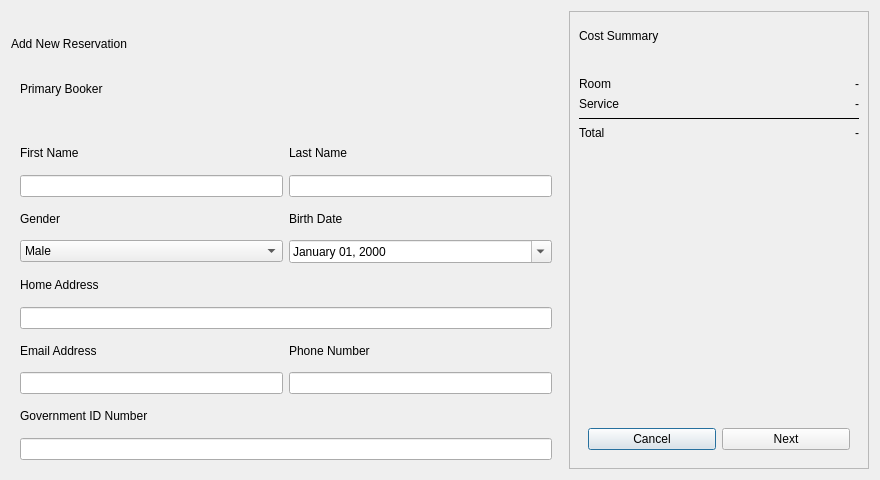
<?xml version="1.0" encoding="UTF-8"?>
<ui version="4.0">
 <class>Dialog</class>
 <widget class="QDialog" name="Dialog">
  <property name="geometry">
   <rect>
    <x>0</x>
    <y>0</y>
    <width>880</width>
    <height>480</height>
   </rect>
  </property>
  <property name="minimumSize">
   <size>
    <width>880</width>
    <height>480</height>
   </size>
  </property>
  <property name="maximumSize">
   <size>
    <width>880</width>
    <height>480</height>
   </size>
  </property>
  <property name="windowTitle">
   <string>Dialog</string>
  </property>
  <layout class="QGridLayout" name="gridLayout">
   <item row="0" column="2" rowspan="3">
    <widget class="QFrame" name="summary_frame">
     <property name="minimumSize">
      <size>
       <width>300</width>
       <height>0</height>
      </size>
     </property>
     <property name="frameShape">
      <enum>QFrame::StyledPanel</enum>
     </property>
     <property name="frameShadow">
      <enum>QFrame::Raised</enum>
     </property>
     <layout class="QGridLayout" name="gridLayout_3">
      <item row="5" column="1">
       <widget class="QLabel" name="total_cost_value_label">
        <property name="text">
         <string>-</string>
        </property>
        <property name="alignment">
         <set>Qt::AlignRight|Qt::AlignTrailing|Qt::AlignVCenter</set>
        </property>
       </widget>
      </item>
      <item row="5" column="0">
       <widget class="QLabel" name="total_cost_label">
        <property name="text">
         <string>Total</string>
        </property>
       </widget>
      </item>
      <item row="2" column="0">
       <widget class="QLabel" name="room_cost_label">
        <property name="text">
         <string>Room</string>
        </property>
       </widget>
      </item>
      <item row="2" column="1">
       <widget class="QLabel" name="room_cost_value_label">
        <property name="text">
         <string>-</string>
        </property>
        <property name="alignment">
         <set>Qt::AlignRight|Qt::AlignTrailing|Qt::AlignVCenter</set>
        </property>
       </widget>
      </item>
      <item row="7" column="0" colspan="2">
       <widget class="QFrame" name="button_frame">
        <property name="frameShape">
         <enum>QFrame::NoFrame</enum>
        </property>
        <property name="frameShadow">
         <enum>QFrame::Raised</enum>
        </property>
        <layout class="QHBoxLayout" name="horizontalLayout">
         <item>
          <widget class="QPushButton" name="left_button">
           <property name="cursor">
            <cursorShape>PointingHandCursor</cursorShape>
           </property>
           <property name="text">
            <string>Cancel</string>
           </property>
          </widget>
         </item>
         <item>
          <widget class="QPushButton" name="right_button">
           <property name="cursor">
            <cursorShape>PointingHandCursor</cursorShape>
           </property>
           <property name="text">
            <string>Next</string>
           </property>
          </widget>
         </item>
        </layout>
       </widget>
      </item>
      <item row="3" column="0">
       <widget class="QLabel" name="service_cost_label">
        <property name="text">
         <string>Service</string>
        </property>
       </widget>
      </item>
      <item row="3" column="1">
       <widget class="QLabel" name="service_cost_value_label">
        <property name="minimumSize">
         <size>
          <width>175</width>
          <height>0</height>
         </size>
        </property>
        <property name="text">
         <string>-</string>
        </property>
        <property name="alignment">
         <set>Qt::AlignRight|Qt::AlignTrailing|Qt::AlignVCenter</set>
        </property>
       </widget>
      </item>
      <item row="0" column="0" colspan="2">
       <widget class="QLabel" name="cost_summary_label">
        <property name="minimumSize">
         <size>
          <width>0</width>
          <height>30</height>
         </size>
        </property>
        <property name="text">
         <string>Cost Summary</string>
        </property>
       </widget>
      </item>
      <item row="4" column="0" colspan="2">
       <widget class="Line" name="h_line">
        <property name="frameShadow">
         <enum>QFrame::Plain</enum>
        </property>
        <property name="midLineWidth">
         <number>1</number>
        </property>
        <property name="orientation">
         <enum>Qt::Horizontal</enum>
        </property>
       </widget>
      </item>
      <item row="6" column="0">
       <spacer name="vs_5">
        <property name="orientation">
         <enum>Qt::Vertical</enum>
        </property>
        <property name="sizeHint" stdset="0">
         <size>
          <width>20</width>
          <height>40</height>
         </size>
        </property>
       </spacer>
      </item>
      <item row="1" column="0">
       <spacer name="vs_6">
        <property name="orientation">
         <enum>Qt::Vertical</enum>
        </property>
        <property name="sizeType">
         <enum>QSizePolicy::Fixed</enum>
        </property>
        <property name="sizeHint" stdset="0">
         <size>
          <width>20</width>
          <height>20</height>
         </size>
        </property>
       </spacer>
      </item>
     </layout>
    </widget>
   </item>
   <item row="0" column="0" colspan="2">
    <spacer name="vs_3">
     <property name="orientation">
      <enum>Qt::Vertical</enum>
     </property>
     <property name="sizeType">
      <enum>QSizePolicy::Fixed</enum>
     </property>
     <property name="sizeHint" stdset="0">
      <size>
       <width>10</width>
       <height>20</height>
      </size>
     </property>
    </spacer>
   </item>
   <item row="1" column="0" colspan="2">
    <widget class="QLabel" name="add_new_reservation_label">
     <property name="text">
      <string>Add New Reservation</string>
     </property>
    </widget>
   </item>
   <item row="2" column="0" colspan="2">
    <widget class="QStackedWidget" name="contents_stacked_widget">
     <property name="minimumSize">
      <size>
       <width>550</width>
       <height>0</height>
      </size>
     </property>
     <property name="maximumSize">
      <size>
       <width>550</width>
       <height>16777215</height>
      </size>
     </property>
     <property name="currentIndex">
      <number>1</number>
     </property>
     <widget class="QWidget" name="choose_rooms_page">
      <layout class="QGridLayout" name="gridLayout_2">
       <property name="horizontalSpacing">
        <number>6</number>
       </property>
       <item row="0" column="0" rowspan="2" colspan="4">
        <widget class="QFrame" name="group_frame">
         <property name="frameShape">
          <enum>QFrame::NoFrame</enum>
         </property>
         <property name="frameShadow">
          <enum>QFrame::Raised</enum>
         </property>
         <property name="lineWidth">
          <number>0</number>
         </property>
         <layout class="QGridLayout" name="gridLayout_6">
          <property name="leftMargin">
           <number>0</number>
          </property>
          <property name="topMargin">
           <number>0</number>
          </property>
          <property name="rightMargin">
           <number>0</number>
          </property>
          <property name="bottomMargin">
           <number>0</number>
          </property>
          <item row="0" column="0">
           <widget class="QLabel" name="reservation_details_label">
            <property name="minimumSize">
             <size>
              <width>0</width>
              <height>45</height>
             </size>
            </property>
            <property name="text">
             <string>Reservation Details</string>
            </property>
           </widget>
          </item>
          <item row="0" column="1">
           <widget class="QPushButton" name="room_reservations_button">
            <property name="minimumSize">
             <size>
              <width>25</width>
              <height>30</height>
             </size>
            </property>
            <property name="maximumSize">
             <size>
              <width>40</width>
              <height>40</height>
             </size>
            </property>
            <property name="cursor">
             <cursorShape>PointingHandCursor</cursorShape>
            </property>
            <property name="text">
             <string>i</string>
            </property>
           </widget>
          </item>
         </layout>
        </widget>
       </item>
       <item row="4" column="2" colspan="2">
        <widget class="QLabel" name="rooms_label">
         <property name="minimumSize">
          <size>
           <width>0</width>
           <height>30</height>
          </size>
         </property>
         <property name="maximumSize">
          <size>
           <width>16777215</width>
           <height>30</height>
          </size>
         </property>
         <property name="text">
          <string>Rooms</string>
         </property>
        </widget>
       </item>
       <item row="2" column="0" colspan="2">
        <widget class="QLabel" name="check_in_label">
         <property name="minimumSize">
          <size>
           <width>0</width>
           <height>30</height>
          </size>
         </property>
         <property name="maximumSize">
          <size>
           <width>16777215</width>
           <height>30</height>
          </size>
         </property>
         <property name="text">
          <string>Check In</string>
         </property>
         <property name="alignment">
          <set>Qt::AlignLeading|Qt::AlignLeft|Qt::AlignVCenter</set>
         </property>
        </widget>
       </item>
       <item row="2" column="2" colspan="2">
        <widget class="QLabel" name="check_out_label">
         <property name="minimumSize">
          <size>
           <width>0</width>
           <height>30</height>
          </size>
         </property>
         <property name="maximumSize">
          <size>
           <width>16777215</width>
           <height>30</height>
          </size>
         </property>
         <property name="text">
          <string>Check Out</string>
         </property>
         <property name="alignment">
          <set>Qt::AlignLeading|Qt::AlignLeft|Qt::AlignVCenter</set>
         </property>
        </widget>
       </item>
       <item row="4" column="0" colspan="2">
        <widget class="QLabel" name="room_type_filter_label">
         <property name="minimumSize">
          <size>
           <width>0</width>
           <height>30</height>
          </size>
         </property>
         <property name="maximumSize">
          <size>
           <width>16777215</width>
           <height>30</height>
          </size>
         </property>
         <property name="text">
          <string>Room Type Filter</string>
         </property>
        </widget>
       </item>
       <item row="8" column="0" colspan="2">
        <spacer name="vs_1">
         <property name="orientation">
          <enum>Qt::Vertical</enum>
         </property>
         <property name="sizeType">
          <enum>QSizePolicy::Expanding</enum>
         </property>
         <property name="sizeHint" stdset="0">
          <size>
           <width>20</width>
           <height>40</height>
          </size>
         </property>
        </spacer>
       </item>
       <item row="5" column="2" colspan="2">
        <widget class="QComboBox" name="rooms_combobox"/>
       </item>
       <item row="3" column="0" colspan="2">
        <widget class="QDateTimeEdit" name="check_in_date_time_edit">
         <property name="currentSection">
          <enum>QDateTimeEdit::MonthSection</enum>
         </property>
         <property name="displayFormat">
          <string>MMMM dd, yyyy h:mm AP</string>
         </property>
         <property name="calendarPopup">
          <bool>true</bool>
         </property>
        </widget>
       </item>
       <item row="5" column="0" colspan="2">
        <widget class="QComboBox" name="room_type_filter_combobox"/>
       </item>
       <item row="6" column="0" colspan="2">
        <widget class="QLabel" name="num_of_guests_label">
         <property name="minimumSize">
          <size>
           <width>0</width>
           <height>30</height>
          </size>
         </property>
         <property name="maximumSize">
          <size>
           <width>16777215</width>
           <height>30</height>
          </size>
         </property>
         <property name="text">
          <string>No. of Guests</string>
         </property>
        </widget>
       </item>
       <item row="3" column="2" colspan="2">
        <widget class="QDateTimeEdit" name="check_out_date_time_edit">
         <property name="displayFormat">
          <string>MMMM dd, yyyy h:mm AP</string>
         </property>
         <property name="calendarPopup">
          <bool>true</bool>
         </property>
        </widget>
       </item>
       <item row="7" column="0" colspan="2">
        <widget class="QSpinBox" name="num_of_guests_spinbox">
         <property name="minimum">
          <number>1</number>
         </property>
        </widget>
       </item>
      </layout>
     </widget>
     <widget class="QWidget" name="primary_booker_page">
      <layout class="QGridLayout" name="gridLayout_4">
       <item row="11" column="0" colspan="2">
        <widget class="QLineEdit" name="government_id_number_lineedit"/>
       </item>
       <item row="9" column="1">
        <widget class="QLineEdit" name="phone_number_lineedit"/>
       </item>
       <item row="1" column="0">
        <spacer name="vs_2">
         <property name="orientation">
          <enum>Qt::Vertical</enum>
         </property>
         <property name="sizeType">
          <enum>QSizePolicy::Fixed</enum>
         </property>
         <property name="sizeHint" stdset="0">
          <size>
           <width>20</width>
           <height>20</height>
          </size>
         </property>
        </spacer>
       </item>
       <item row="5" column="0">
        <widget class="QComboBox" name="gender_combobox">
         <property name="cursor">
          <cursorShape>PointingHandCursor</cursorShape>
         </property>
         <item>
          <property name="text">
           <string>Male</string>
          </property>
         </item>
         <item>
          <property name="text">
           <string>Female</string>
          </property>
         </item>
         <item>
          <property name="text">
           <string>Others</string>
          </property>
         </item>
         <item>
          <property name="text">
           <string>Prefer not to say</string>
          </property>
         </item>
        </widget>
       </item>
       <item row="4" column="1">
        <widget class="QLabel" name="birth_date_label">
         <property name="text">
          <string>Birth Date</string>
         </property>
        </widget>
       </item>
       <item row="4" column="0">
        <widget class="QLabel" name="gender_label">
         <property name="text">
          <string>Gender</string>
         </property>
        </widget>
       </item>
       <item row="7" column="0" colspan="2">
        <widget class="QLineEdit" name="home_address_lineedit"/>
       </item>
       <item row="6" column="0" colspan="2">
        <widget class="QLabel" name="home_address_label">
         <property name="text">
          <string>Home Address</string>
         </property>
        </widget>
       </item>
       <item row="3" column="0">
        <widget class="QLineEdit" name="first_name_lineedit"/>
       </item>
       <item row="8" column="0">
        <widget class="QLabel" name="email_address_label">
         <property name="text">
          <string>Email Address</string>
         </property>
        </widget>
       </item>
       <item row="2" column="1">
        <widget class="QLabel" name="last_name_label">
         <property name="text">
          <string>Last Name</string>
         </property>
        </widget>
       </item>
       <item row="3" column="1">
        <widget class="QLineEdit" name="last_name_lineedit"/>
       </item>
       <item row="9" column="0">
        <widget class="QLineEdit" name="email_address_lineedit"/>
       </item>
       <item row="2" column="0">
        <widget class="QLabel" name="first_name_label">
         <property name="text">
          <string>First Name</string>
         </property>
        </widget>
       </item>
       <item row="0" column="0" colspan="2">
        <widget class="QLabel" name="primary_booker_label">
         <property name="minimumSize">
          <size>
           <width>0</width>
           <height>45</height>
          </size>
         </property>
         <property name="text">
          <string>Primary Booker</string>
         </property>
        </widget>
       </item>
       <item row="5" column="1">
        <widget class="QDateEdit" name="birth_date_dateedit">
         <property name="displayFormat">
          <string>MMMM dd, yyyy</string>
         </property>
         <property name="calendarPopup">
          <bool>true</bool>
         </property>
        </widget>
       </item>
       <item row="8" column="1">
        <widget class="QLabel" name="phone_number_label">
         <property name="text">
          <string>Phone Number</string>
         </property>
        </widget>
       </item>
       <item row="10" column="0">
        <widget class="QLabel" name="government_id_number_label">
         <property name="text">
          <string>Government ID Number</string>
         </property>
        </widget>
       </item>
      </layout>
     </widget>
     <widget class="QWidget" name="additional_service_page">
      <layout class="QGridLayout" name="gridLayout_5">
       <item row="0" column="0">
        <widget class="QLabel" name="additional_service_label">
         <property name="minimumSize">
          <size>
           <width>0</width>
           <height>45</height>
          </size>
         </property>
         <property name="text">
          <string>Additional Service</string>
         </property>
        </widget>
       </item>
       <item row="1" column="0">
        <widget class="QScrollArea" name="services_scroll_area">
         <property name="frameShape">
          <enum>QFrame::NoFrame</enum>
         </property>
         <property name="widgetResizable">
          <bool>true</bool>
         </property>
         <widget class="QWidget" name="services_scroll_area_contents">
          <property name="geometry">
           <rect>
            <x>0</x>
            <y>0</y>
            <width>65</width>
            <height>18</height>
           </rect>
          </property>
          <layout class="QGridLayout" name="services_scroll_area_grid_layout"/>
         </widget>
        </widget>
       </item>
      </layout>
     </widget>
    </widget>
   </item>
  </layout>
 </widget>
 <resources/>
 <connections/>
</ui>
